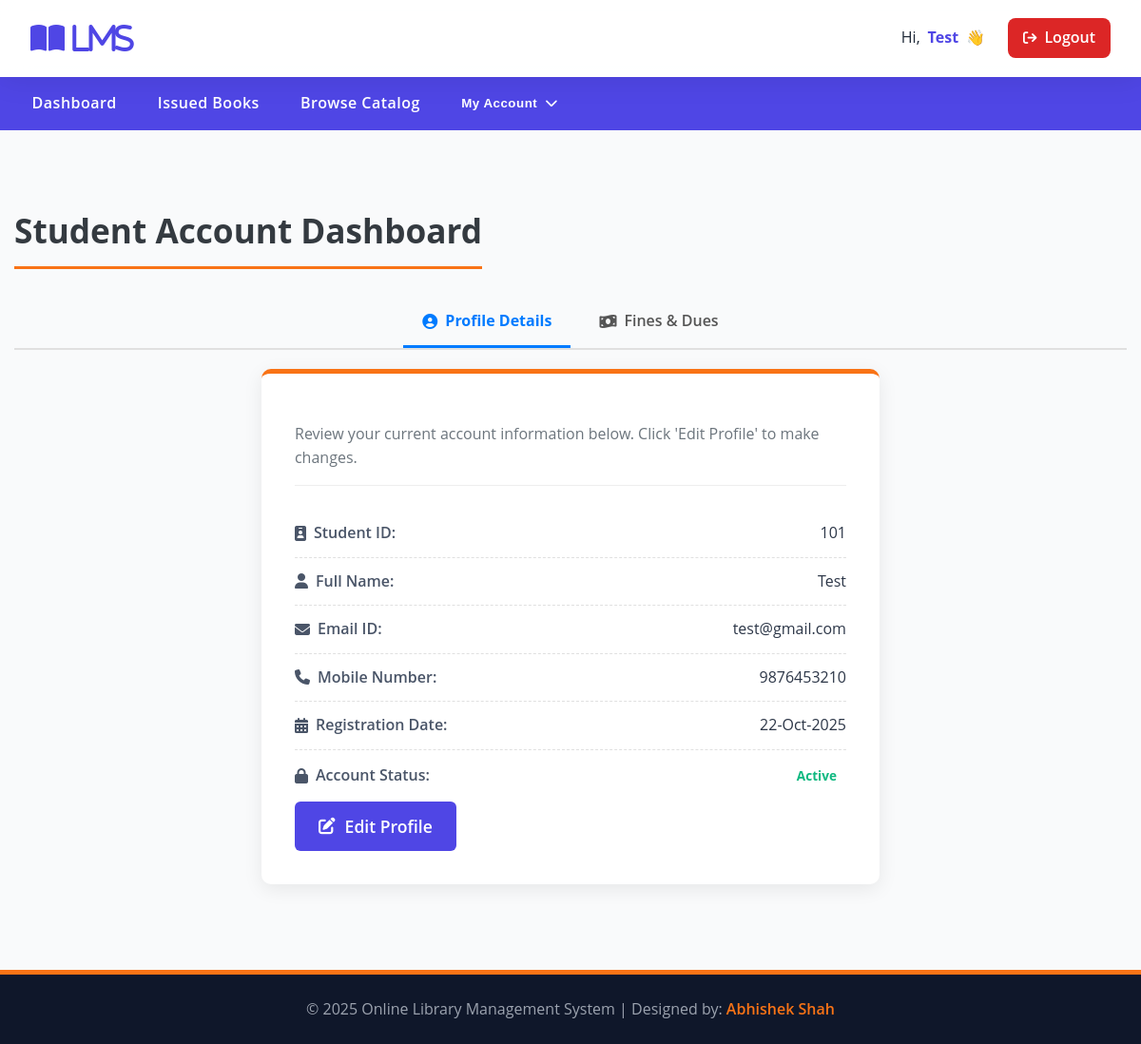
Page /library/my-profile.php (signed in) on the committed database.
### tables this page shows
CREATE TABLE `tblstudents` (
  `id` int(11) NOT NULL,
  `StudentId` int(100) NOT NULL,
  `FullName` varchar(120) NOT NULL,
  `EmailId` varchar(120) NOT NULL,
  `MobileNumber` char(11) NOT NULL,
  `Password` varchar(120) NOT NULL,
  `Status` int(1) NOT NULL DEFAULT 1,
  `RegDate` timestamp NULL DEFAULT current_timestamp(),
  `UpdationDate` timestamp NULL DEFAULT NULL ON UPDATE current_timestamp()
);

### library/my-profile.php (the view, shortened to what this page needs)
<?php
include('includes/config.php');
if(strlen($_SESSION['login'])==0) {
    header('location:index.php');
    exit();
} else {
    $sid = $_SESSION['stdid'];
    $sql = "SELECT StudentId, FullName, EmailId, MobileNumber, RegDate, Status FROM tblstudents WHERE StudentId=:sid";
    $query = $dbh->prepare($sql);
    $query->bindParam(':sid', $sid, PDO::PARAM_STR);
    $query->execute();
    $result = $query->fetch(PDO::FETCH_OBJ);
?>
<!DOCTYPE html>
<html xmlns="http://www.w3.org/1999/xhtml">
<head>
    <link rel="stylesheet" href="https://cdnjs.cloudflare.com/ajax/libs/font-awesome/6.5.2/css/all.min.css" />
    <link rel="stylesheet" href="assets/css/style.css"/>
</head>
<body>
    <?php include('includes/header.php');?>
    <div class="content-wrapper">
        <div class="container-custom">
            <h4 class="header-title-main">Student Account Dashboard</h4>
            <div class="profile-nav-tabs">
                <a href="my-profile.php" class="nav-tab <?php if(!isset($_GET['view']) || $_GET['view'] == 'profile') echo 'active'; ?>">
                    <i class="fas fa-user-circle"></i> Profile Details
                </a>
                <a href="my-profile.php?view=fine" class="nav-tab <?php if(isset($_GET['view']) && $_GET['view'] == 'fine') echo 'active'; ?>">
                    <i class="fas fa-money-bill-wave"></i> Fines & Dues
                </a>
            </div>
            <?php if (!isset($_GET['view']) || $_GET['view'] == 'profile'):  ?>
                <div class="form-container-box max-w-lg mx-auto">
                    <p class="intro-text">
                        Review your current account information below. Click 'Edit Profile' to make changes.
                    </p>
                    <?php if($result): ?>
                    <div class="profile-view-box">
                        <div class="info-group">
                            <span class="info-label"><i class="fas fa-id-badge"></i> Student ID:</span>
                            <span class="info-value"><?php echo htmlentities($result->StudentId);?></span>
                        </div>
                        <div class="info-group">
                            <span class="info-label"><i class="fas fa-user"></i> Full Name:</span>
                            <span class="info-value"><?php echo htmlentities($result->FullName);?></span>
                        </div>
                        <div class="info-group">
                            <span class="info-label"><i class="fas fa-envelope"></i> Email ID:</span>
                            <span class="info-value"><?php echo htmlentities($result->EmailId);?></span>
                        </div>
                        <div class="info-group">
                            <span class="info-label"><i class="fas fa-phone"></i> Mobile Number:</span>
                            <span class="info-value"><?php echo htmlentities($result->MobileNumber);?></span>
                        </div>
                        <div class="info-group">
                            <span class="info-label"><i class="fas fa-calendar-alt"></i> Registration Date:</span>
                            <span class="info-value"><?php echo htmlentities(date('d-M-Y', strtotime($result->RegDate)));?></span>
                        </div>
                        <div class="info-group">
                            <span class="info-label"><i class="fas fa-lock"></i> Account Status:</span>
                            <span class="info-value status-<?php echo ($result->Status == 1) ? 'active' : 'blocked'; ?>-badge">
                                <?php echo ($result->Status == 1) ? 'Active' : 'Blocked'; ?>
                            </span>
                        </div>
                        <label for="edit-toggle" class="btn-submit-primary mt-6 cursor-pointer">
                            <i class="fas fa-edit"></i> Edit Profile
                        </label>
                    </div>
                    <?php endif; ?>
                </div>
            <?php endif;  ?>
        </div>
    </div>
    <?php include('includes/footer.php');?>
</body>
</html>
<?php } ?>

### library/assets/css/style.css (style rules this page uses)
* { box-sizing: border-box; }
body { font-family: "Inter", "Segoe UI", Roboto, sans-serif; margin: 0; background: linear-gradient(180deg, #eef2ff 0%, #f9fafb 50%, #f9fafb 100%); color: var(--text-dark); display: flex; flex-direction: column; min-height: 100vh; overflow-x: hidden; line-height: 1.6; }
.content-wrapper { flex-grow: 1; padding: 2.5rem 0; background: var(--bg-light); }
.container-custom { max-width: 1300px; margin: 0 auto; padding: 0 15px; }
.header-title-main { font-size: 2.2rem; font-weight: 700; color: #343a40; margin-bottom: 30px; border-bottom: 3px solid var(--accent-orange); padding-bottom: 10px; display: inline-block; }
.form-container-box { max-width: 650px; margin: 0 auto 40px auto; background: #ffffff; padding: 35px; border-radius: 10px; box-shadow: 0 5px 20px rgba(0, 0, 0, 0.08); border-top: 5px solid var(--accent-orange); }
.intro-text { font-size: 1rem; color: #6c757d; margin-bottom: 25px; padding-bottom: 15px; border-bottom: 1px solid #eee; }
.btn-submit-primary { display: inline-flex; align-items: center; gap: 10px; background: var(--primary-indigo); color: #fff; padding: 12px 25px; border: none; border-radius: 6px; font-size: 1.1rem; font-weight: 600; cursor: pointer; transition: background 0.3s, transform 0.2s; }
.info-group { display: flex; justify-content: space-between; align-items: center; padding: 12px 0; border-bottom: 1px dashed #e0e0e0; }
.info-group:last-of-type { border-bottom: none; }
.info-label { font-weight: 600; color: #4a5568; display: flex; align-items: center; gap: 8px; }
.info-value { color: #2d3748; font-weight: 500; }
.status-active-badge { background-color: var(--success-bg); color: var(--success-green); padding: 4px 10px; border-radius: var(--border-radius); font-weight: 700; font-size: 0.85rem; }
.cursor-pointer { cursor: pointer !important; }
body { background-color: #f7f9fc; color: #333; font-family: 'Open Sans', sans-serif; }
.content-wrapper { padding-top: 30px; padding-bottom: 50px; }

### library/my-profile.php (style rules this page uses)
.profile-nav-tabs { display: flex; justify-content: center; margin-bottom: 20px; border-bottom: 2px solid #e0e0e0; }
.nav-tab { padding: 12px 20px; text-decoration: none; color: #555; font-weight: 600; border-bottom: 3px solid transparent; transition: all 0.3s; margin: 0 5px; display: flex; align-items: center; gap: 8px; }
.nav-tab.active { color: #007bff; border-bottom: 3px solid #007bff; font-weight: 700; }

### rows in the picture
tblstudents: StudentId "101", FullName "Test", EmailId "test@gmail.com", MobileNumber "9876453210", RegDate "22-Oct-2025"

### other values in the picture
$_SESSION['fname'] "Test"
